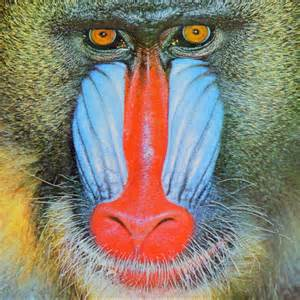
#> input picture Homework/PS0/student/image1.jpg, 300 x 300 px, given in place of simple.jpg, which was not available
$ python main.py   (Python 2 division)
#> lines starting #> are read from the running program, lines starting #| are printed output that depends on the picture; pictures that were not available may be replaced by others from this repository, and a replacement may not be noted
import numpy as np
import skimage.io as sio
from scipy.io import loadmat
from plotting import *
import math


'''
COMPUTE_GRADIENT Given an image, computes the pixel gradients

Arguments:
    im - a grayscale image, represented as an ndarray of size (H, W) containing
        the pixel values

Returns:
    angles - ndarray of size (H-2, W-2) containing gradient angles in degrees

    magnitudes - ndarray of size (H-2, W-2) containing gradient magnitudes

The way that the angles and magnitude per pixel are computed as follows:
Given the following pixel grid

    P1 P2 P3
    P4 P5 P6
    P7 P8 P9

We compute the angle on P5 as arctan(dy/dx) = arctan(P2-P8 / P4-P6).
Note that we should be using np.arctan2, which is more numerically stable.
However, this puts us in the range [-180, 180] degrees. To be in the range
[0,180], we need to simply add 180 degrees to the negative angles.

The magnitude is simply sqrt((P4-P6)^2 + (P2-P8)^2)
'''
def compute_gradient(im):
    # TODO: Implement this method!
    H, W = im.shape
    angles = np.zeros((H-2, W-2))
    magnitudes = np.zeros((H-2, W-2))

    for i in range(1, H-1):
        for j in range(1, W-1):
            top = im[i-1, j]
            bottom = im[i+1, j]
            left = im[i, j-1]
            right = im[i, j+1]
            angle = np.arctan2(top-bottom, left-right) * (180/math.pi)
            magnitude = np.sqrt((left-right)**2 + (top-bottom)**2)

            if angle < 0:
                angle += 180
            angles[i-1, j-1] = angle
            magnitudes[i-1, j-1] = magnitude

    return angles, magnitudes
'''
GENERATE_HISTOGRAM Given matrices of angles and magnitudes of the image
gradient, generate the histogram of angles

Arguments:
    angles - ndarray of size (M, N) containing gradient angles in degrees

    magnitudes - ndarray of size (M, N) containing gradient magnitudes

    nbins - the number of bins that you want to bin the histogram into

Returns:
    histogram - an ndarray of size (nbins,) containing the distribution
        of gradient angles.

This method should be implemented as follows:

1)Each histogram will bin the angle from 0 to 180 degrees. The number of bins
will dictate what angles fall into what bin (i.e. if nbins=9, then first bin
will contain the votes of angles close to 10, the second bin will contain those
close to 30, etc).

2) To create these histogram, iterate over the gradient grids, putting each
gradient into its respective bins. To do this properly, we interpolate and
weight the voting by both its magnitude and how close it is to the average
angle of the two bins closest to the angle of the gradient. For example, if we
have nbins = 9 and receive angle of 20 degrees with magnitude 1, then we the
vote contribution to the histogram weights equally with the first and second bins
(since its closest to both 10 and 30 degrees). If instead, we recieve angle of
25 degrees with magnitude 2, then it is weighted 25% in the first bin and 75%
in second bin, but with twice the voting power.

Mathematically, if you have an angle, magnitude, the center_angle1 of the lower
bin center_angle2 of the higher bin, then:

histogram[bin1] += magnitude * |angle - center_angle2| / (180 / nbins)
histogram[bin2] += magnitude * |angle - center_angle1| / (180 / nbins)

Notice how that we're weighting by the distance to the opposite center. The
further the angle is from one center means it is closer to the opposite center
(and should be weighted more).

One special case you will have to take care of is when the angle is near
180 degrees or 0 degrees. It may be that the two nearest bins are the first and
last bins respectively.OA
'''
def generate_histogram(angles, magnitudes, nbins = 9):
    # TODO: Implement this method!
    histogram = np.zeros(nbins)
    bin_interval = 180 / nbins
    center_angles = np.zeros_like(histogram)
    for i in xrange(nbins):
        center_angles[i] = (0.5+i) * bin_interval

    M, N = angles.shape
    for m in xrange(M):
        for n in xrange(N):
            angle = angles[m, n]
            mag = magnitudes[m, n]
            bin_diff = np.abs(center_angles - angle)
            # when the angle is near 0 degrees
            if (180 - center_angles[-1] + angle) < bin_diff[-1]:
                bin_diff[-1] = 180 - center_angles[-1] + angle
            # when the angle is near 180 degrees
            if (180 - angle + center_angles[0]) < bin_diff[0]:
                bin_diff[0] = 180 - angle + center_angles[0]
            # find two closet bins
            bin1, bin2 = np.argsort(bin_diff)[0:2]
            histogram[bin1] += mag * bin_diff[bin2] / (180.0/nbins)
            histogram[bin2] += mag * bin_diff[bin1] / (180.0/nbins)

    return histogram

'''
COMPUTE_HOG_FEATURES Computes the histogram of gradients features
Arguments:
    im - the image matrix

    pixels_in_cell - each cell will be of size (pixels_in_cell, pixels_in_cell)
        pixels

    cells_in_block - each block will be of size (cells_in_block, cells_in_block)
        cells

    nbins - number of histogram bins

Returns:
    features - the hog features of the image represented as an ndarray of size
        (H_blocks, W_blocks, cells_in_block * cells_in_block * nbins), where
            H_blocks is the number of blocks that fit height-wise
            W_blocks is the number of blocks that fit width-wise

Generating the HoG features can be done as follows:

1) Compute the gradient for the image, generating angles and magnitudes

2) Define a cell, which is a grid of (pixels_in_cell, pixels_in_cell) pixels.
Also, define a block, which is a grid of (cells_in_block, cells_in_block) cells.
This means each block is a grid of side length pixels_in_cell * cell_in_block
pixels.

3) Pass a sliding window over the image, with the window size being the size of
a block. The stride of the sliding window should be half the block size, (50%
overlap). Each cell in each block will store a histogram of the gradients in
that cell. Consequently, there will be cells_in_block * cells_in_block
histograms in each block. This means that each block feature will initially
represented as a (cells_in_block, cells_in_block, nbins) ndarray, that can
reshaped into a (cells_in_block * cells_in_block *nbins,) ndarray. Make sure to
normalize such that the norm of this flattened block feature is 1.

4) The overall hog feature that you return will be a grid of all these flattened
block features.

Note: The final overall feature ndarray can be flattened if you want to use to
train a classifier or use it as a feature vector.
'''
def compute_hog_features(im, pixels_in_cell, cells_in_block, nbins):
    # TODO: Implement this method!
    # compute gradients for the image
    angles, magnitudes = compute_gradient(im)

    # define cells and blocks
    cell_size = pixels_in_cell
    block_size = pixels_in_cell * cells_in_block
    # compute H_blocks, W_blocks, here block serves as filters in CNN
    H, W = angles.shape
    stride = block_size / 2
    H_blocks = (H - block_size) / stride + 1
    W_blocks = (W - block_size) / stride + 1

    # construct hog feature
    hog_feature = np.zeros((H_blocks, W_blocks, cells_in_block * cells_in_block * nbins))
    for h in xrange(H_blocks):
        for w in xrange(W_blocks):
            block_angles = angles[h*stride : h*stride+block_size,
                           w*stride : w*stride+block_size]
            block_magnitudes = magnitudes[h*stride : h*stride+block_size,
                               w*stride : w*stride+block_size]
            # find histogram of a single block, loop over all cells in this block
            block_hog_feature = np.zeros((cells_in_block, cells_in_block, nbins))
            for i in xrange(cells_in_block):
                for j in xrange(cells_in_block):
                    cell_angles = block_angles[i*pixels_in_cell : (i+1)*pixels_in_cell,
                                  j*pixels_in_cell : (j+1)*pixels_in_cell]
                    cell_magnitudes = block_magnitudes[i*pixels_in_cell : (i+1)*pixels_in_cell,
                                  j*pixels_in_cell : (j+1)*pixels_in_cell]
                    cell_hist = generate_histogram(cell_angles, cell_magnitudes, nbins)
                    block_hog_feature[i, j, :] = cell_hist

            # flattened to a vector
            block_hog_feature = np.reshape(block_hog_feature, -1)
            # normalize
            block_hog_feature /= np.linalg.norm(block_hog_feature)
            hog_feature[h, w, :] = block_hog_feature

    return hog_feature

if __name__ == '__main__':
    # Part A: Checking the image gradient
    print '-' * 80
    print 'Part A: Image gradient'
    print '-' * 80
    im = sio.imread('simple.jpg', True)
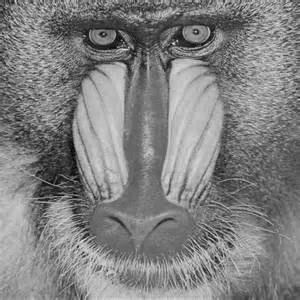
#> im: shape (300, 300) float64; min 0.0025, max 0.93, mean 0.509
    grad_angle, grad_magnitude = compute_gradient(im)
#> after the loop in compute_gradient, `for i in range(1, H-1):`:
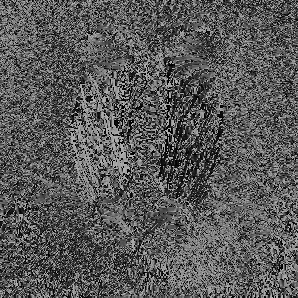
#> angles: shape (298, 298) float64; min 0, max 180, mean 89.5
#> after the loop in compute_gradient, `for i in range(1, H-1):`:
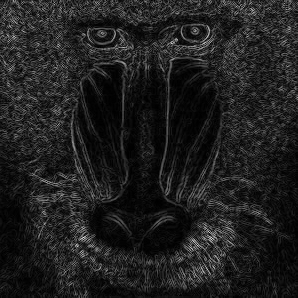
#> magnitudes: shape (298, 298) float64; min 1.49e-05, max 0.953, mean 0.124
    print "Expected angle: 126.339396329"
    print "Expected magnitude: 0.423547566786"
    print "Checking gradient test case 1:", \
        np.abs(grad_angle[0][0] - 126.339396329) < 1e-3 and \
        np.abs(grad_magnitude[0][0] - 0.423547566786) < 1e-3
#| Checking gradient test case 1: False

    im = np.array([[1, 2, 2, 4, 8],
                    [3, 0, 1, 5, 10],
                    [10, 13, 12, 2, 7],
                    [10, 5, 1, 0, 3],
                    [1, 1, 1.5, 2, 2.5]])
    grad_angle, grad_magnitude = compute_gradient(im)
#> grad_angle = [[100.3, 63.43, 167.5], [68.2, 0, 45], [53.13, 64.54, 180]]; grad_magnitude = [[11.18, 11.18, 9.22], [5.39, 11, 7.07], [15, 11.63, 2]]
    correct_angle = np.array([[ 100.30484647,   63.43494882,  167.47119229],
                              [  68.19859051,    0.        ,   45.        ],
                              [  53.13010235,   64.53665494,  180.        ]])
    correct_magnitude = np.array([[ 11.18033989,  11.18033989,   9.21954446],
                                  [  5.38516481,  11.        ,   7.07106781],
                                  [ 15.        ,  11.62970335,   2.        ]])
    print "Expected angles: \n", correct_angle
    print "Expected magnitudes: \n", correct_magnitude
    print "Checking gradient test case 2:", \
        np.allclose(grad_angle, correct_angle) and \
        np.allclose(grad_magnitude, correct_magnitude)
#| Checking gradient test case 2: True

    # Part B: Checking the histogram generation
    print '-' * 80
    print 'Part B: Histogram generation'
    print '-' * 80
    angles = np.array([[10, 30, 50], [70, 90, 110], [130, 150, 170]])
    magnitudes = np.arange(1,10).reshape((3,3))
    print "Checking histogram test case 1:", \
        np.all(generate_histogram(angles, magnitudes, nbins = 9) == np.arange(1,10))

    angles = np.array([[20, 40, 60], [80, 100, 120], [140, 160, 180]])
    magnitudes = np.arange(1,19,2).reshape((3,3))
    histogram = generate_histogram(angles, magnitudes, nbins = 9)
    print "Checking histogram test case 2:", \
        np.all(histogram  == np.array([9, 2, 4, 6, 8, 10, 12, 14, 16]))

    angles = np.array([[13, 23, 14.3], [53, 108, 1], [77, 8, 32]])
    magnitudes = np.ones((3,3))
    histogram = generate_histogram(angles, magnitudes, nbins = 9)
    print "Submit these results:", histogram

    # Part C: Computing and displaying the final HoG features
    # vary cell size to change the output feature vector. These parameters are common parameters
    pixels_in_cell = 8
    cells_in_block = 2
    nbins = 9
    im = sio.imread('car.jpg', True)
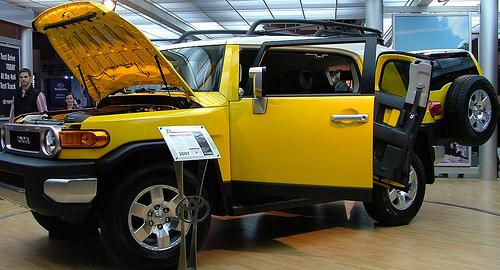
#> input picture Homework/PS3/ps3/hog/car.jpg, 500 x 270 px
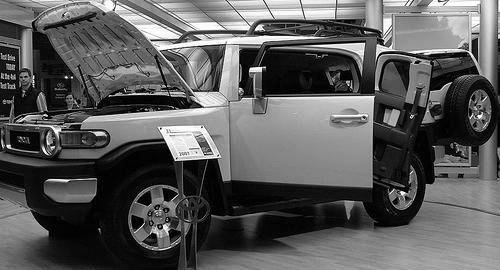
#> im: shape (270, 500) float64; min 0, max 1, mean 0.356
    car_hog_feat = compute_hog_features(im, pixels_in_cell, cells_in_block, nbins)
#> after the loop in compute_gradient (call 3), `for i in range(1, H-1):`:
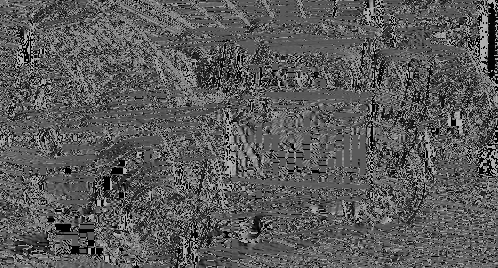
#> angles: shape (268, 498) float64; min 0, max 180, mean 90.8
#> after the loop in compute_gradient (call 3), `for i in range(1, H-1):`:
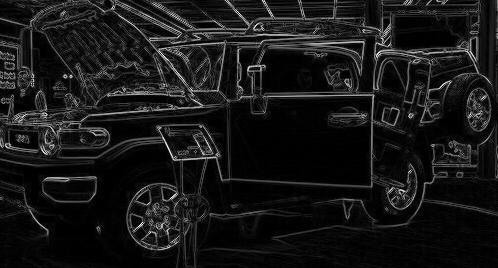
#> magnitudes: shape (268, 498) float64; min 0, max 1.33, mean 0.122; drawn with min black and max white
#> (the run stopped early here; a loop or call above may not have finished)
